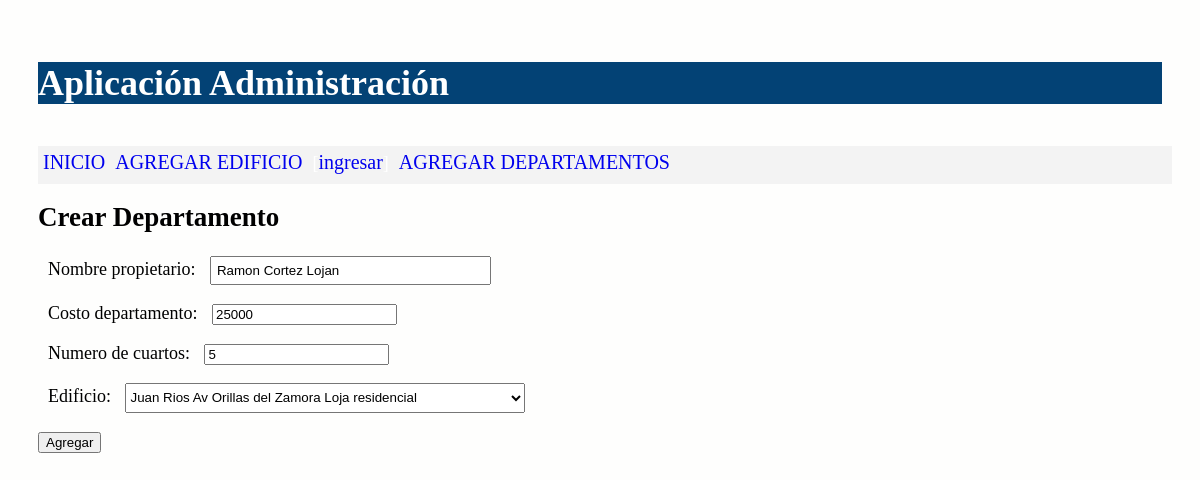
Screenshot of /editar/departamento/1 with the database file from the repository.
### viviendas/models.py (models this page shows, shortened)
class Departamento(models.Model):
    nombre_propietario = models.CharField(max_length=100)
    costo_departamento = models.IntegerField('costo departamento')
    num_cuartos = models.IntegerField('numero de cuartos')
    edificio = models.ForeignKey(Edificio, on_delete=models.CASCADE,
            related_name="departamentos")

### viviendas/views.py (the view)
# urls.py: path('editar/departamento/<int:id>', views.editar_departamento,
def editar_departamento(request, id):
    departamento = Departamento.objects.get(pk=id)
    if request.method=='POST':
        formulario = DepartamentoForm(request.POST, instance=departamento)
        print(formulario.errors)
        if formulario.is_valid():
            formulario.save()
            return redirect(index)
    else:
        formulario = DepartamentoForm(instance=departamento)
    diccionario = {'formulario': formulario}
    return render(request, 'crearDepartamento.html', diccionario)

### viviendas/forms.py (shortened to what this page needs)
class DepartamentoForm(ModelForm):
    class Meta:
        model = Departamento
        fields = ['nombre_propietario', 'costo_departamento', 'num_cuartos', 'edificio']

### viviendas/models.py (called while the page is built)
    def __str__(self):
        return "%s %s %s %s" % (self.nombre,
                self.direccion,
                self.ciudad,
                self.tipo)

### viviendas/templates/crearDepartamento.html (shortened to what this page needs)
{% extends "master.html" %}
{% block content %}
<h2>Crear Departamento</h3>
<form action="" method="post" class="miformulario">
  {{formulario.as_p}}
  <p><input type='submit' value='Agregar'/></p>
</form>
{% endblock %}

### viviendas/css/estilos.css (style rules this page uses)
body { background: #fefefd; padding: 30px; font-size: 18px; }
input[type="text"], input[type="number|email"] { width: 25%; padding: 5px 5px; box-sizing: border-box; }
label { padding: 12px 10px; }
.miformulario { width: 100%; }
.fieldWrapper input, select { width: 400px; height: 30px; }

### rows the page displays
Departamento: nombre_propietario "Ramon Cortez Lojan", costo_departamento "25000", num_cuartos "5", edificio "Juan Rios Av Orillas del Zamora Loja residencial"
